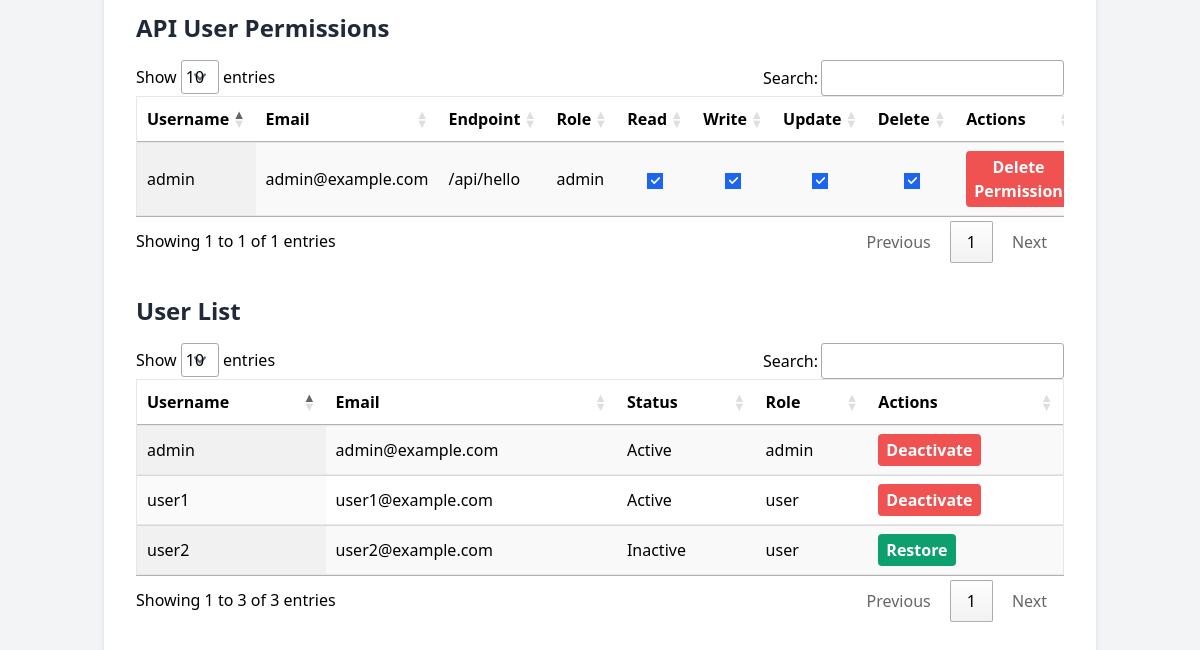
Page /admin/ (signed in, lower part) on the earlier database version.
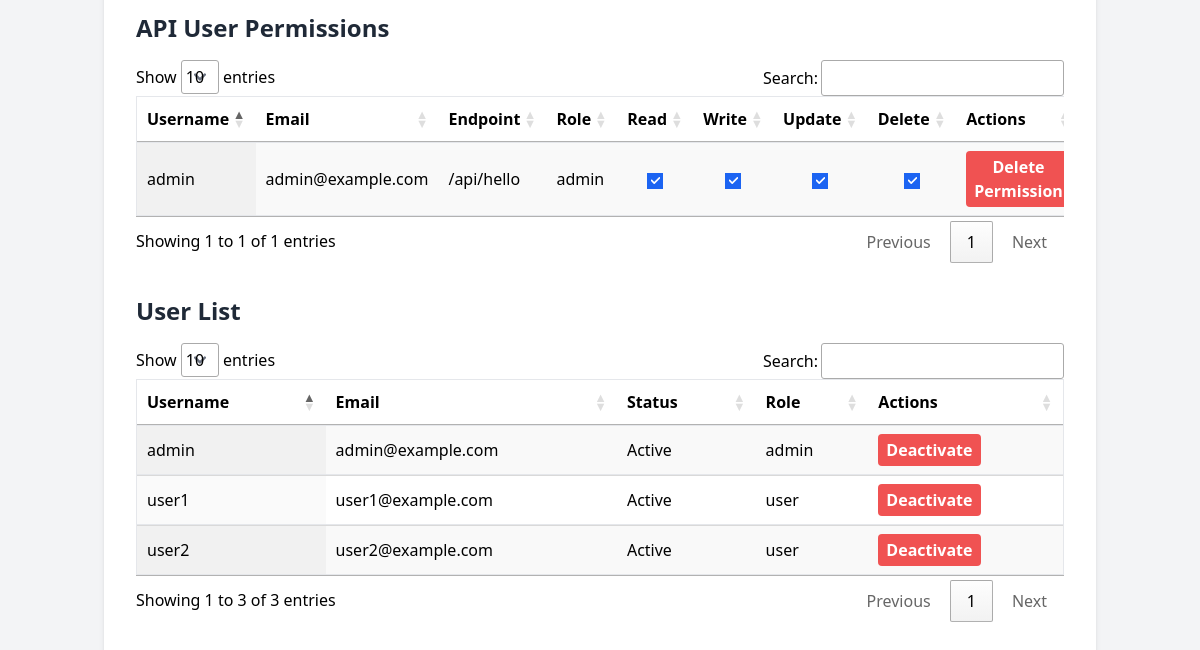
Same page on the later database version.
### app/models.py (models this page shows, shortened)
class Permission(db.Model):
    id = db.Column(db.Integer, primary_key=True)
    user_id = db.Column(db.Integer, db.ForeignKey('user.id'), nullable=False)
    endpoint = db.Column(db.String(128))
    role = db.Column(db.String(64))
    can_read = db.Column(db.Boolean, default=False)
    can_write = db.Column(db.Boolean, default=False)
    can_update = db.Column(db.Boolean, default=False)
    can_delete = db.Column(db.Boolean, default=False)
    user = db.relationship('User', backref=db.backref('permissions', lazy=True))

class User(db.Model, UserMixin):
    id = db.Column(db.Integer, primary_key=True)
    username = db.Column(db.String(20), unique=True, nullable=False)
    email = db.Column(db.String(120), unique=True, nullable=False)
    image_file = db.Column(db.String(20), nullable=False, default='default.jpg')
    password_hash = db.Column(db.String(128), nullable=False)
    role = db.Column(db.String(20), nullable=False, default='user')
    active = db.Column(db.Boolean, nullable=False, default=True)
    created_at = db.Column(db.DateTime, nullable=False, default=datetime.utcnow)

### app/main/admin.py (the view, shortened to what this page needs)
@admin.route("/", methods=['GET', 'POST'])
@login_required
def admin_home():
    if current_user.role != 'admin':
        return redirect(url_for('main.home'))
    create_user_form = RegistrationForm()
    create_role_form = AdminCreateRoleForm()
    set_permissions_form = AdminSetPermissionsForm()
    roles = Role.query.all()
    users = User.query.all()
    set_permissions_form.role.choices = [(role.name, role.name) for role in roles]
    set_permissions_form.user.choices = [(user.id, user.username) for user in users]
    api_endpoints = get_api_endpoints()
    set_permissions_form.endpoint.choices = [(endpoint, endpoint) for endpoint in api_endpoints]
    if create_role_form.validate_on_submit() and request.form.get('form_name') == 'create_role_form':
        role = Role(name=create_role_form.role.data)
        db.session.add(role)
        db.session.commit()
        flash('Role created successfully!', 'success')
        return redirect(url_for('admin.admin_home'))
    permissions = db.session.query(Permission, User).join(User).all()
    return render_template('admin.html', create_user_form=create_user_form, create_role_form=create_role_form, set_permissions_form=set_permissions_form, roles=roles, users=users, permissions=permissions)

### app/forms.py (shortened to what this page needs)
class RegistrationForm(FlaskForm):
    username = StringField('Username', validators=[DataRequired(), Length(min=2, max=20)])
    email = StringField('Email', validators=[DataRequired(), Email()])
    password = PasswordField('Password', validators=[DataRequired()])
    confirm_password = PasswordField('Confirm Password', validators=[DataRequired(), EqualTo('password')])
    submit = SubmitField('Sign Up')

class AdminCreateRoleForm(FlaskForm):
    role = StringField('Role', validators=[DataRequired()])
    submit = SubmitField('Create Role')

### app/models.py (called while the page is built)
@login_manager.user_loader
def load_user(user_id):
    return User.query.get(int(user_id))

### app/utils.py (called while the page is built)
def get_api_endpoints():
    endpoints = []
    for rule in current_app.url_map.iter_rules():
        if rule.endpoint.startswith('api.'):
            endpoints.append(rule.rule)
    return endpoints

### app/templates/admin.html (shortened to what this page needs)
{% extends 'base.html' %}
{% block content %}
<div class="flex flex-col items-center justify-center min-h-screen bg-gray-100">
    <div class="w-full max-w-6xl bg-white rounded-lg shadow-md p-8">
        <div class="mb-8">
            <h2 class="text-2xl font-bold text-gray-800 mb-4">API User Permissions</h2>
            <table id="permissions-table" class="min-w-full bg-white border display">
                <thead>
                    <tr>
                        <th class="py-2 px-4 border-b">Username</th>
                        <th class="py-2 px-4 border-b">Email</th>
                        <th class="py-2 px-4 border-b">Endpoint</th>
                        <th class="py-2 px-4 border-b">Role</th>
                        <th class="py-2 px-4 border-b">Read</th>
                        <th class="py-2 px-4 border-b">Write</th>
                        <th class="py-2 px-4 border-b">Update</th>
                        <th class="py-2 px-4 border-b">Delete</th>
                        <th class="py-2 px-4 border-b">Actions</th>
                    </tr>
                </thead>
                <tbody>
                    {% for perm, user in permissions %}
                    <tr>
                        <td class="py-2 px-4 border-b">{{ user.username }}</td>
                        <td class="py-2 px-4 border-b">{{ user.email }}</td>
                        <td class="py-2 px-4 border-b">{{ perm.endpoint }}</td>
                        <td class="py-2 px-4 border-b">{{ perm.role }}</td>
                        <td class="py-2 px-4 border-b text-center">
                            <input type="checkbox" class="permission-checkbox" data-user-id="{{ user.id }}" data-endpoint="{{ perm.endpoint }}" data-permission="read" {% if perm.can_read %}checked{% endif %}>
                        </td>
                        <td class="py-2 px-4 border-b text-center">
                            <input type="checkbox" class="permission-checkbox" data-user-id="{{ user.id }}" data-endpoint="{{ perm.endpoint }}" data-permission="write" {% if perm.can_write %}checked{% endif %}>
                        </td>
                        <td class="py-2 px-4 border-b text-center">
                            <input type="checkbox" class="permission-checkbox" data-user-id="{{ user.id }}" data-endpoint="{{ perm.endpoint }}" data-permission="update" {% if perm.can_update %}checked{% endif %}>
                        </td>
                        <td class="py-2 px-4 border-b text-center">
                            <input type="checkbox" class="permission-checkbox" data-user-id="{{ user.id }}" data-endpoint="{{ perm.endpoint }}" data-permission="delete" {% if perm.can_delete %}checked{% endif %}>
                        </td>
                        <td class="py-2 px-4 border-b">
                            <button class="bg-red-500 hover:bg-red-700 text-white font-bold py-1 px-2 rounded focus:outline-none focus:shadow-outline" onclick="confirmDeletePermission({{ user.id }}, '{{ perm.endpoint }}')">Delete Permission</button>
                        </td>
                    </tr>
                    {% endfor %}
                </tbody>
            </table>
        </div>
        <div class="mb-8">
            <h2 class="text-2xl font-bold text-gray-800 mb-4">User List</h2>
            <table id="users-table" class="min-w-full bg-white border display">
                <thead>
                    <tr>
                        <th class="py-2 px-4 border-b">Username</th>
                        <th class="py-2 px-4 border-b">Email</th>
                        <th class="py-2 px-4 border-b">Status</th>
                        <th class="py-2 px-4 border-b">Role</th>
                        <th class="py-2 px-4 border-b">Actions</th>
                    </tr>
                </thead>
                <tbody>
                    {% for user in users %}
                    <tr>
                        <td class="py-2 px-4 border-b">{{ user.username }}</td>
                        <td class="py-2 px-4 border-b">{{ user.email }}</td>
                        <td class="py-2 px-4 border-b">{{ 'Active' if user.active else 'Inactive' }}</td>
                        <td class="py-2 px-4 border-b">{{ user.role }}</td>
                        <td class="py-2 px-4 border-b">
                            {% if user.active %}
                                <button class="bg-red-500 hover:bg-red-700 text-white font-bold py-1 px-2 rounded focus:outline-none focus:shadow-outline" onclick="deactivateUser({{ user.id }})">Deactivate</button>
                            {% else %}
                                <button class="bg-green-500 hover:bg-green-700 text-white font-bold py-1 px-2 rounded focus:outline-none focus:shadow-outline" onclick="restoreUser({{ user.id }})">Restore</button>
                            {% endif %}
                        </td>
                    </tr>
                    {% endfor %}
                </tbody>
            </table>
        </div>
    </div>
</div>
{% endblock %}

### app/templates/base.html (shortened to what this page needs)
<!DOCTYPE html>
<html lang="en">
<head>
    <link rel="stylesheet" href="{{ url_for('static', filename='dist/css/output.css') }}">
    <link rel="stylesheet" href="https://cdn.datatables.net/1.11.5/css/jquery.dataTables.min.css">
</head>
<body class="bg-gray-100">
    <div class="container mx-auto p-4">
        {% block content %}{% endblock %}
    </div>
</body>
</html>

Differences in the rows shown:
changed User "user2": active "Inactive" → "Active"; active "Restore" → "Deactivate"
